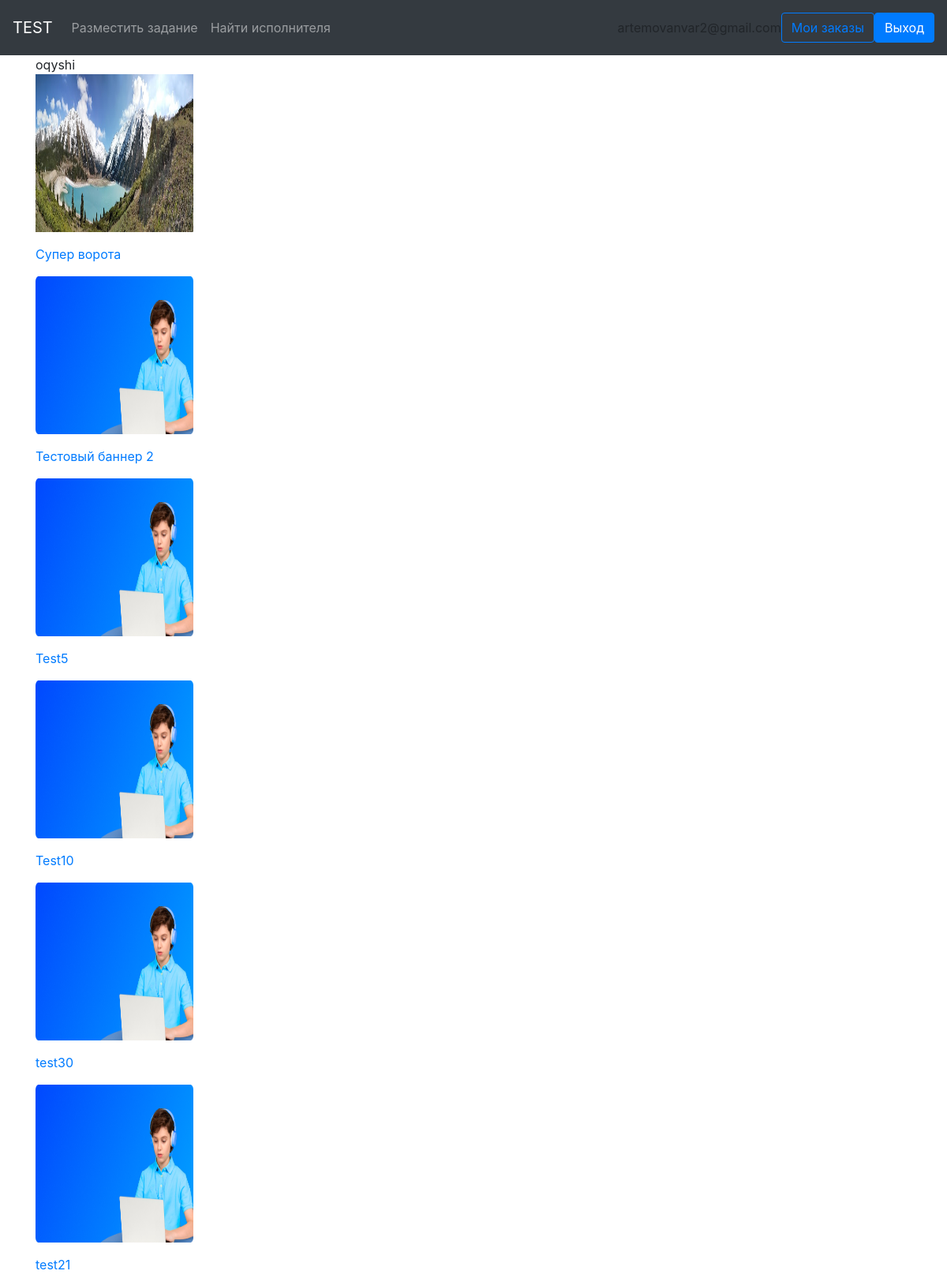
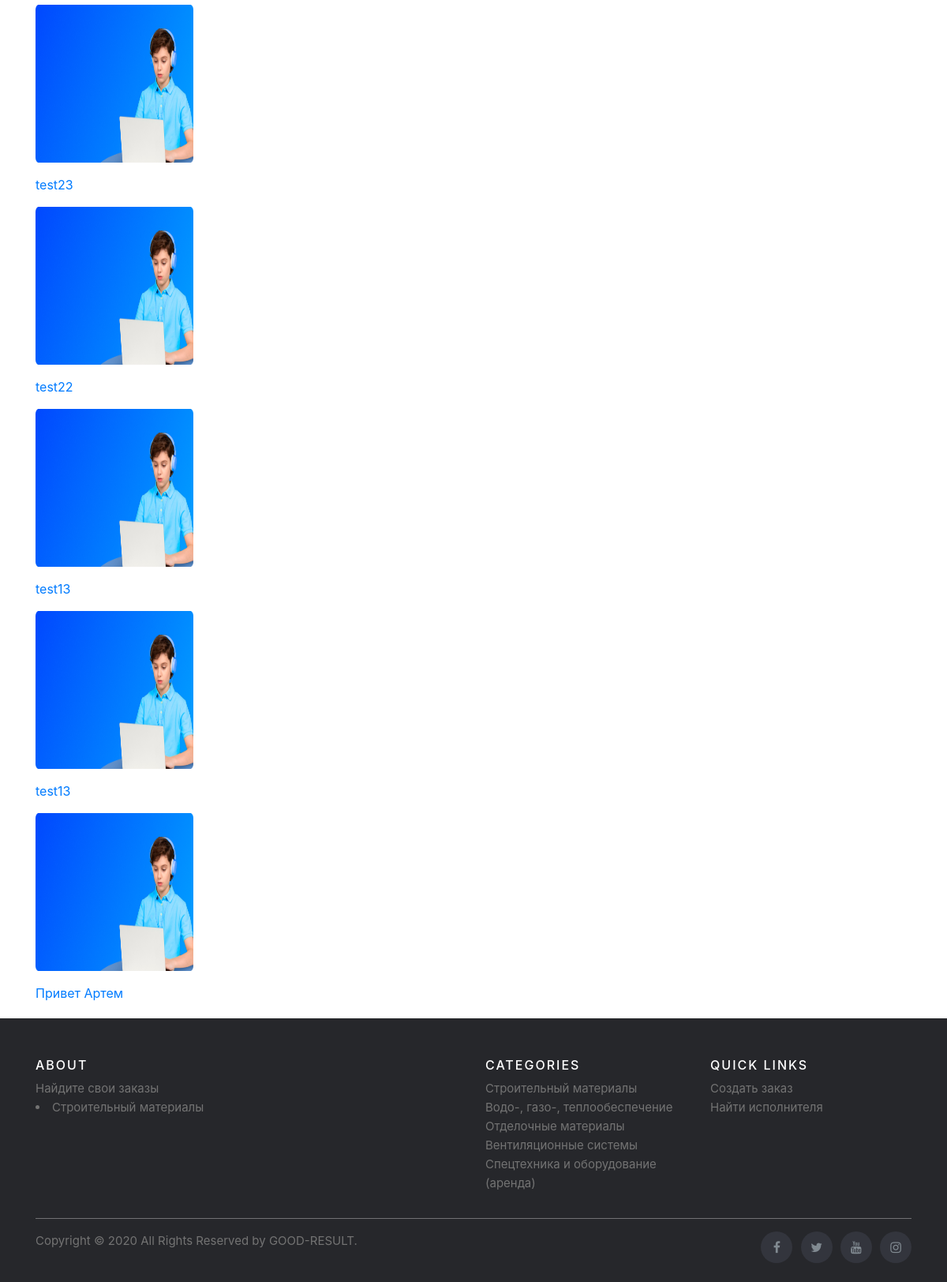
The app's page /mybanners/ (signed in) with its own data (2 pictures, top to bottom).
### adverts/models.py (models this page shows, shortened)
class Banner(models.Model):
    category3 = models.ForeignKey(Category3, on_delete=models.CASCADE, related_name='banner')
    title = models.CharField("Наименование", max_length=150)
    description = models.TextField('Описание')
    pub_time = models.DateTimeField('Дата публикации', default=timezone.now)
    price = models.IntegerField('Цена')
    amount = models.IntegerField('Количество')
    image = models.ImageField('Изображение', upload_to='adverts/', null=True)
    addition = models.TextField('Дополнительная информация')
    author = models.ForeignKey(User, related_name='mybanners', on_delete=models.CASCADE, null=True)
    class Meta:
        verbose_name = "Объявление"
        verbose_name_plural = "Объявления"

### adverts/views.py (the view)
# urls.py: path('mybanners/', views.MyOrdersListView.as_view(), name='mybanners'),
class MyOrdersListView(generic.base.View):
    def get(self, request):
        return render(request, 'adverts/mybanners.html')

### templates/adverts/mybanners.html
{% extends "base.html" %}
{% load static %}
{% block content %}
  {{user}}
  {% for banner in user.mybanners.all %}
      <p><img src="{{ banner.image.url }}" alt="" width="200" height="200"></p>
      <p><a href="{% url 'adverts:banner_detail' banner.category3.parent_category.parent_category.id banner.category3.parent_category.id banner.category3.id banner.id %}">{{ banner.title }}</a></p>
  {% empty %}
      <li>No detail</li>
  {% endfor %}
{% endblock %}

### templates/base.html (shortened to what this page needs)
<!DOCTYPE html>
  {% load static %}
  <html lang="en">
    <head>
      <link rel="stylesheet" href="https://cdnjs.cloudflare.com/ajax/libs/font-awesome/4.7.0/css/font-awesome.min.css"/>
      <link rel="stylesheet" href="{% static 'css/main.css' %}"   >
      <link rel="stylesheet" href="{% static 'css/album.css' %}"  >
      <link rel="stylesheet" href="{% static 'css/footer.css' %}"  >
      <link rel="stylesheet" href="{% static 'css/media.css' %}"  >
    </head>
    <body>
      <header>
        <nav class="navbar navbar-expand-lg navbar-dark bg-dark">
          <div class="collapse navbar-collapse" id="navbarTogglerDemo01">
            <a class="navbar-brand" href="/">TEST</a>
            <ul class="navbar-nav mr-auto mt-2 mt-lg-0">
              <li class="nav-item">
                <a class="nav-link" href="{% url 'adverts:addbanner' %}">Разместить задание </a>
              </li>
              <li class="nav-item">
                <a class="nav-link" href="/">Найти исполнителя</a>
              </li>
            </ul>
            {% if user.is_authenticated %}
                {{user.email}}
                <a href="{% url 'adverts:mybanners' %}" class="btn btn-outline-primary my-2"> Мои заказы</a>
                <a href="{% url 'account_logout' %}"    class="btn btn-primary my-2">Выход</a>
            {% else %}
              <form class="form-inline my-2 my-lg-0">
                <a href="{% url 'account_signup' %}" class="btn btn-primary my-2">Регистрация</a>
                <a href="{% url 'account_login' %}" class="btn btn-secondary my-2">Логин</a>
              </form>
            {% endif %}
          </div>
        </nav>
      </header>
      <main role="main" class="container">
        {% block content %}{% endblock %}
      </main>
        <footer class="site-footer">
          <div class="container">
            <div class="row">
              <div class="col-sm-12 col-md-6">
                <h6>About</h6>
                <a class="text-justify">Найдите свои заказы</a>
                <li><a href="{% url 'adverts:detail' 3 %}">Строительный материалы</a></li>
              </div>
              <div class="col-xs-6 col-md-3">
                <h6>Categories</h6>
                <ul class="footer-links">
                  <li><a href="{% url 'adverts:detail' 3 %}">Строительный материалы</a></li>
                  <li><a href="{% url 'adverts:detail' 4 %}">Водо-, газо-, теплообеспечение</a></li>
                  <li><a href="{% url 'adverts:detail' 5 %}">Отделочные материалы</a></li>
                  <li><a href="{% url 'adverts:detail' 6 %}">Вентиляционные системы</a></li>
                  <li><a href="{% url 'adverts:detail' 7 %}">Спецтехника и оборудование (аренда)</a></li>
                </ul>
              </div>
              <div class="col-xs-6 col-md-3">
                <h6>Quick Links</h6>
                <ul class="footer-links">
                  <li><a href="{% url 'adverts:addbanner' %}">Создать заказ</a></li>
                  <li><a href="">Найти исполнителя</a></li>
                </ul>
              </div>
            </div>
            <hr>
          </div>
          <div class="container">
            <div class="row">
              <div class="col-md-8 col-sm-6 col-xs-12">
                <p class="copyright-text">Copyright &copy; 2020 All Rights Reserved by
              <a href="#">GOOD-RESULT</a>.
                </p>
              </div>
              <div class="col-md-4 col-sm-6 col-xs-12">
                <ul class="social-icons">
                  <li><a class="facebook" href="#"><i class="fa fa-facebook"></i></a></li>
                  <li><a class="twitter" href="#"><i class="fa fa-twitter"></i></a></li>
                  <li><a class="youtube" href="#"><i class="fa fa-youtube"></i></a></li>
                  <li><a class="instagram" href="#"><i class="fa fa-instagram"></i></a></li>
                </ul>
              </div>
            </div>
          </div>
        </footer>
    </body>
  </html>

### static/css/album.css (style rules this page uses)
:root { --jumbotron-padding-y: 3rem; }
footer { padding-top: 3rem; padding-bottom: 3rem; }
footer p { margin-bottom: .25rem; }

### static/css/footer.css (style rules this page uses)
.site-footer { background-color:#26272b; padding:45px 0 20px; font-size:15px; line-height:24px; color:#737373; margin-top:20px; }
.site-footer hr { border-top-color:#bbb; opacity:0.5 }
.site-footer h6 { color:#fff; font-size:16px; text-transform:uppercase; margin-top:5px; letter-spacing:2px }
.site-footer a { color:#737373; }
.footer-links { padding-left:0; list-style:none }
.footer-links li { display:block }
.footer-links a { color:#737373 }
.site-footer .social-icons { text-align:right }
.site-footer .social-icons a { width:40px; height:40px; line-height:40px; margin-left:6px; margin-right:0; border-radius:100%; background-color:#33353d }
.copyright-text { margin:0 }
.social-icons { padding-left:0; margin-bottom:0; list-style:none }
.social-icons li { display:inline-block; margin-bottom:4px }
.social-icons a { background-color:#eceeef; color:#818a91; font-size:16px; display:inline-block; line-height:44px; width:44px; height:44px; text-align:center; margin-right:8px; border-radius:100%; -webkit-transition:all .2s linear; -o-transition:all .2s linear; transition:all .2s linear }

### records on screen
Banner: image (picture), title "Супер ворота"
Banner: image (picture), title "Тестовый баннер 2"
Banner: image (picture), title "Test5"
Banner: image (picture), title "Test10"
Banner: image (picture), title "test30"
Banner: image (picture), title "test21"
Banner: image (picture), title "test23"
Banner: image (picture), title "test22"
Banner: image (picture), title "test13"
Banner: image (picture), title "test13"
Banner: image (picture), title "Привет Артем"

### other values on screen
{{ user.email }} "artemovanvar2@gmail.com"
{{ user }} "oqyshi"
